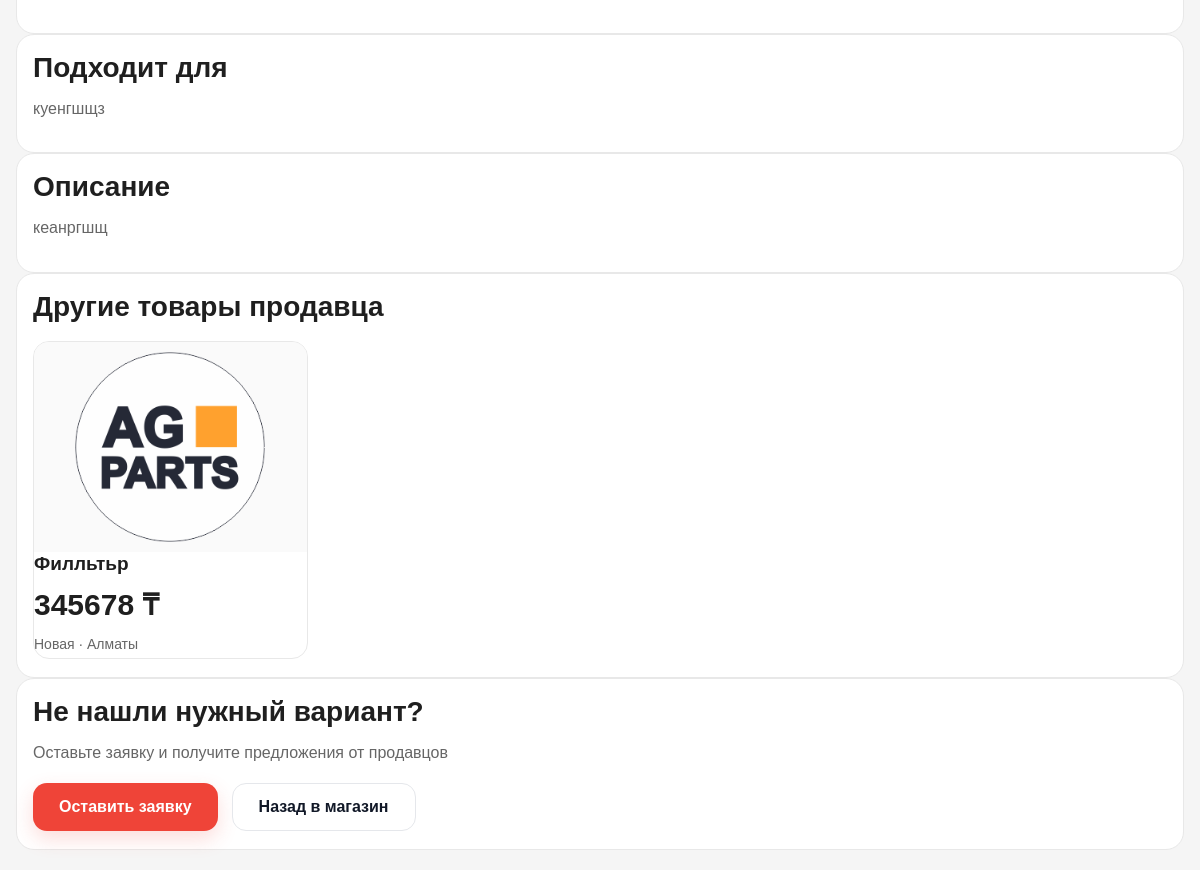
Page /catalog/1972/ (lower part) on the earlier database version.
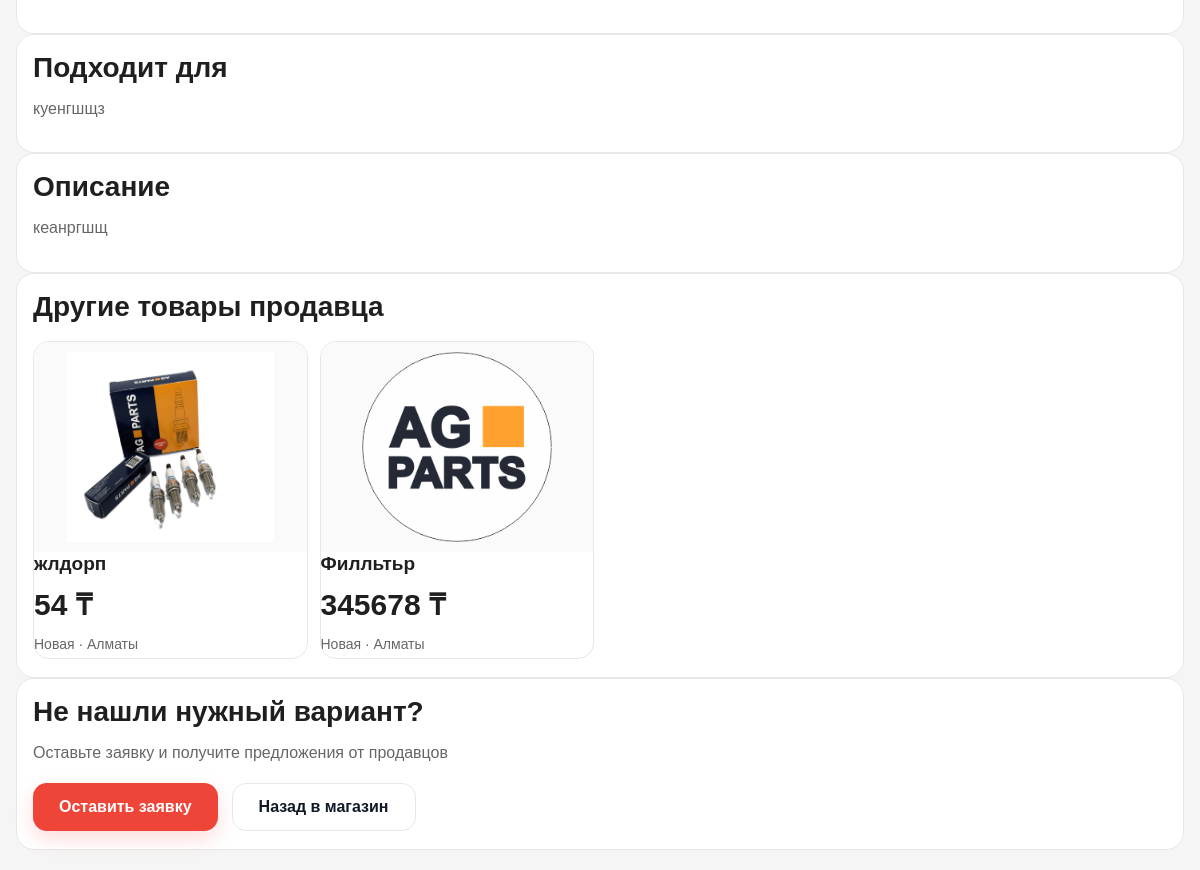
Same page on the later database version.
### catalog/models.py (models this page shows, shortened)
class Product(models.Model):
    CONDITION_CHOICES = [
        ('new', 'Новая'),
        ('used', 'Б/у'),
    ]
    STATUS_CHOICES = [
        ('active', 'Активен'),
        ('hidden', 'Скрыт'),
        ('sold', 'Продан'),
    ]
    title = models.CharField(max_length=255, verbose_name='Название товара')
    article = models.CharField(
        max_length=100,
        blank=True,
        default='',
        verbose_name='Артикул'
    )
    price = models.PositiveIntegerField(verbose_name='Цена')
    condition = models.CharField(
        max_length=10,
        choices=CONDITION_CHOICES,
        default='new',
        verbose_name='Состояние'
    )
    status = models.CharField(
        max_length=10,
        choices=STATUS_CHOICES,
        default='active',
        verbose_name='Статус'
    )
    brand = models.ForeignKey(
        Brand,
        on_delete=models.SET_NULL,
        null=True,
        blank=True,
        related_name='products',
        verbose_name='Марка'
    )
    car_model = models.ForeignKey(
        CarModel,
        on_delete=models.SET_NULL,
        null=True,
        blank=True,
        related_name='products',
        verbose_name='Модель'
    )
    selected_brands = models.ManyToManyField(
        Brand,
        blank=True,
        related_name='multi_products',
        verbose_name='Марки товара'
    )
    selected_models = models.ManyToManyField(
        CarModel,
        blank=True,
        related_name='multi_products',
        verbose_name='Модели товара'
    )
    category = models.ForeignKey(
        Category,
        on_delete=models.SET_NULL,
        null=True,
        blank=True,
        related_name='products',
        verbose_name='Категория'
    )
    seller_name = models.CharField(max_length=255, verbose_name='Продавец')
    whatsapp_number = models.CharField(max_length=30, verbose_name='WhatsApp')
    city = models.CharField(max_length=120, blank=True, default='', verbose_name='Город')
    main_image = models.ImageField(
        upload_to='products/',
        null=True,
        blank=True,
        verbose_name='Главное фото'
    )
    compatibility = models.TextField(blank=True, verbose_name='Совместимость')
    description = models.TextField(blank=True, verbose_name='Описание')
    created_at = models.DateTimeField(auto_now_add=True, verbose_name='Создано')
    updated_at = models.DateTimeField(auto_now=True, verbose_name='Обновлено')
    class Meta:
        verbose_name = 'Товар'
        verbose_name_plural = 'Товары'
        ordering = ['-created_at']

### catalog/views.py (the view)
# urls.py: path('<int:pk>/', product_detail, name='product_detail'),
def product_detail(request, pk):
    product = get_object_or_404(
        Product,
        pk=pk,
        status='active'
    )
    seller = None
    if product.whatsapp_number:
        clean_phone = ''.join(
            filter(str.isdigit, product.whatsapp_number)
        )
        seller = SellerProfile.objects.filter(
            phone__icontains=clean_phone[-10:]
        ).first()
    if not seller and product.seller_name:
        seller = SellerProfile.objects.filter(
            name__iexact=product.seller_name.strip()
        ).first()
    seller_products = Product.objects.filter(
        seller_name=product.seller_name,
        status='active'
    ).exclude(pk=product.pk)[:8]
    return render(request, 'catalog/product_detail.html', {
        'product': product,
        'seller': seller,
        'seller_products': seller_products,
    })

### catalog/templates/catalog/product_detail.html (shortened to what this page needs)
{% extends 'base.html' %}
{% load static %}
{% block content %}
<section class="section">
  <div class="container">
    <div class="detail-section-card">
    </div>
    {% if product.compatibility %}
      <div class="detail-section-card">
        <h2>Подходит для</h2>
        <p>{{ product.compatibility }}</p>
      </div>
    {% endif %}
    {% if product.description %}
      <div class="detail-section-card">
        <h2>Описание</h2>
        <p>{{ product.description }}</p>
      </div>
    {% endif %}
    {% if seller_products %}
      <div class="detail-section-card">
        <h2>Другие товары продавца</h2>
        <div class="products">
          {% for p in seller_products %}
            <article class="product">
              <a href="{% url 'product_detail' p.pk %}">
                {% if p.main_image %}
                  <img
                    src="{{ p.main_image.url }}"
                    alt="{{ p.title }}"
                  >
                {% else %}
                  <img
                    src="{% static 'images/product1.jpg' %}"
                    alt="{{ p.title }}"
                  >
                {% endif %}
                <div class="product-title">
                  {{ p.title }}
                </div>
                <div class="product-price">
                  {{ p.price }} ₸
                </div>
                <div class="product-seller">
                  {{ p.get_condition_display }}
                  {% if p.city %}
                    · {{ p.city }}
                  {% endif %}
                </div>
              </a>
            </article>
          {% endfor %}
        </div>
      </div>
    {% endif %}
    <div class="detail-section-card">
      <h2>Не нашли нужный вариант?</h2>
      <p>Оставьте заявку и получите предложения от продавцов</p>
      <div style="
        display:flex;
        gap:14px;
        flex-wrap:wrap;
        margin-top:18px;
      ">
        <a
          href="https://zpt.kz/request-parts/"
          style="
            background:#ef4438;
            color:#fff;
            padding:14px 26px;
            border-radius:14px;
            text-decoration:none;
            font-weight:700;
            box-shadow:0 8px 20px rgba(239,68,56,.18);
            display:inline-flex;
            align-items:center;
            justify-content:center;
          "
        >
          Оставить заявку
        </a>
        <a
          href="{% url 'catalog_list' %}"
          style="
            background:#fff;
            color:#111827;
            padding:14px 26px;
            border-radius:14px;
            text-decoration:none;
            font-weight:700;
            border:1px solid #e5e7eb;
            display:inline-flex;
            align-items:center;
            justify-content:center;
          "
        >
          Назад в магазин
        </a>
      </div>
    </div>
  </div>
</section>
{% endblock %}

Differences in the rows shown:
added Product: title "жлдорп", price "54", condition "Новая", city "Алматы"
